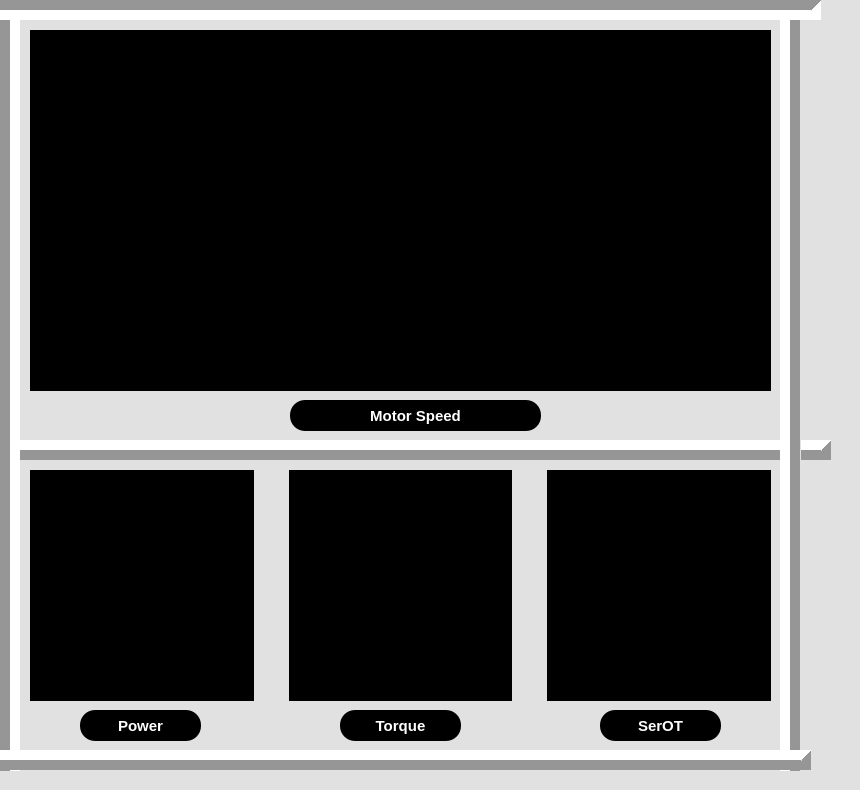
     <widget class="QWidget" name="widget_2" native="true">
      <property name="minimumSize">
       <size>
        <width>800</width>
        <height>0</height>
       </size>
      </property>
      <property name="styleSheet">
       <string notr="true">background-color: rgb(225, 225, 225);</string>
      </property>
      <widget class="AnalogGaugeWidget" name="widget_4" native="true">
       <property name="geometry">
        <rect>
         <x>30</x>
         <y>30</y>
         <width>741</width>
         <height>361</height>
        </rect>
       </property>
       <property name="styleSheet">
        <string notr="true">background-color: rgb(0, 0, 0);</string>
       </property>
      </widget>
      <widget class="Line" name="line_6">
       <property name="geometry">
        <rect>
         <x>0</x>
         <y>-10</y>
         <width>20</width>
         <height>781</height>
        </rect>
       </property>
       <property name="frameShadow">
        <enum>QFrame::Sunken</enum>
       </property>
       <property name="lineWidth">
        <number>10</number>
       </property>
       <property name="midLineWidth">
        <number>0</number>
       </property>
       <property name="orientation">
        <enum>Qt::Vertical</enum>
       </property>
      </widget>
      <widget class="Line" name="line_7">
       <property name="geometry">
        <rect>
         <x>780</x>
         <y>-10</y>
         <width>21</width>
         <height>781</height>
        </rect>
       </property>
       <property name="frameShadow">
        <enum>QFrame::Raised</enum>
       </property>
       <property name="lineWidth">
        <number>10</number>
       </property>
       <property name="orientation">
        <enum>Qt::Vertical</enum>
       </property>
      </widget>
      <widget class="Line" name="line_8">
       <property name="geometry">
        <rect>
         <x>-30</x>
         <y>0</y>
         <width>851</width>
         <height>20</height>
        </rect>
       </property>
       <property name="frameShadow">
        <enum>QFrame::Sunken</enum>
       </property>
       <property name="lineWidth">
        <number>10</number>
       </property>
       <property name="orientation">
        <enum>Qt::Horizontal</enum>
       </property>
      </widget>
      <widget class="Line" name="line_9">
       <property name="geometry">
        <rect>
         <x>-40</x>
         <y>750</y>
         <width>851</width>
         <height>20</height>
        </rect>
       </property>
       <property name="frameShadow">
        <enum>QFrame::Raised</enum>
       </property>
       <property name="lineWidth">
        <number>10</number>
       </property>
       <property name="orientation">
        <enum>Qt::Horizontal</enum>
       </property>
      </widget>
      <widget class="Line" name="line_10">
       <property name="geometry">
        <rect>
         <x>-20</x>
         <y>440</y>
         <width>851</width>
         <height>20</height>
        </rect>
       </property>
       <property name="frameShadow">
        <enum>QFrame::Raised</enum>
       </property>
       <property name="lineWidth">
        <number>10</number>
       </property>
       <property name="orientation">
        <enum>Qt::Horizontal</enum>
       </property>
      </widget>
      <widget class="QWidget" name="layoutWidget">
       <property name="geometry">
        <rect>
         <x>20</x>
         <y>460</y>
         <width>761</width>
         <height>241</height>
        </rect>
       </property>
       <layout class="QHBoxLayout" name="horizontalLayout">
        <property name="spacing">
         <number>35</number>
        </property>
        <property name="leftMargin">
         <number>10</number>
        </property>
        <property name="topMargin">
         <number>10</number>
        </property>
        <property name="rightMargin">
         <number>10</number>
        </property>
        <item>
         <widget class="AnalogGaugeWidget" name="widget_5" native="true">
          <property name="styleSheet">
           <string notr="true">background-color: rgb(0, 0, 0);</string>
          </property>
         </widget>
        </item>
        <item>
         <widget class="AnalogGaugeWidget" name="widget_6" native="true">
          <property name="styleSheet">
           <string notr="true">background-color: rgb(0, 0, 0);</string>
          </property>
         </widget>
        </item>
        <item>
         <widget class="AnalogGaugeWidget" name="widget_8" native="true">
          <property name="styleSheet">
           <string notr="true">background-color: rgb(0, 0, 0);</string>
          </property>
         </widget>
        </item>
       </layout>
      </widget>
      <widget class="QLabel" name="label_23">
       <property name="geometry">
        <rect>
         <x>290</x>
         <y>400</y>
         <width>251</width>
         <height>31</height>
        </rect>
       </property>
       <property name="font">
        <font>
         <family>Arial</family>
         <pointsize>11</pointsize>
         <weight>75</weight>
         <italic>false</italic>
         <bold>true</bold>
        </font>
       </property>
       <property name="cursor">
        <cursorShape>WhatsThisCursor</cursorShape>
       </property>
       <property name="styleSheet">
        <string notr="true"> border:None; border-radius: 15px; 
background-color: rgb(0, 0, 0);
color: rgb(255, 255, 255);</string>
       </property>
       <property name="text">
        <string>Motor Speed</string>
       </property>
       <property name="alignment">
        <set>Qt::AlignCenter</set>
       </property>
      </widget>
      <widget class="QLabel" name="label_24">
       <property name="geometry">
        <rect>
         <x>80</x>
         <y>710</y>
         <width>121</width>
         <height>31</height>
        </rect>
       </property>
       <property name="font">
        <font>
         <family>Arial</family>
         <pointsize>11</pointsize>
         <weight>75</weight>
         <italic>false</italic>
         <bold>true</bold>
        </font>
       </property>
       <property name="cursor">
        <cursorShape>WhatsThisCursor</cursorShape>
       </property>
       <property name="styleSheet">
        <string notr="true"> border:None; border-radius: 15px; 
background-color: rgb(0, 0, 0);
color: rgb(255, 255, 255);</string>
       </property>
       <property name="text">
        <string>Power</string>
       </property>
       <property name="alignment">
        <set>Qt::AlignCenter</set>
       </property>
      </widget>
      <widget class="QLabel" name="label_25">
       <property name="geometry">
        <rect>
         <x>340</x>
         <y>710</y>
         <width>121</width>
         <height>31</height>
        </rect>
       </property>
       <property name="font">
        <font>
         <family>Arial</family>
         <pointsize>11</pointsize>
         <weight>75</weight>
         <italic>false</italic>
         <bold>true</bold>
        </font>
       </property>
       <property name="cursor">
        <cursorShape>WhatsThisCursor</cursorShape>
       </property>
       <property name="styleSheet">
        <string notr="true"> border:None; border-radius: 15px; 
background-color: rgb(0, 0, 0);
color: rgb(255, 255, 255);</string>
       </property>
       <property name="text">
        <string>Torque</string>
       </property>
       <property name="alignment">
        <set>Qt::AlignCenter</set>
       </property>
      </widget>
      <widget class="QLabel" name="label_26">
       <property name="geometry">
        <rect>
         <x>600</x>
         <y>710</y>
         <width>121</width>
         <height>31</height>
        </rect>
       </property>
       <property name="font">
        <font>
         <family>Arial</family>
         <pointsize>11</pointsize>
         <weight>75</weight>
         <italic>false</italic>
         <bold>true</bold>
        </font>
       </property>
       <property name="cursor">
        <cursorShape>WhatsThisCursor</cursorShape>
       </property>
       <property name="styleSheet">
        <string notr="true"> border:None; border-radius: 15px; 
background-color: rgb(0, 0, 0);
color: rgb(255, 255, 255);</string>
       </property>
       <property name="text">
        <string>SerOT</string>
       </property>
       <property name="alignment">
        <set>Qt::AlignCenter</set>
       </property>
      </widget>
      <zorder>line_10</zorder>
      <zorder>widget_4</zorder>
      <zorder>layoutWidget</zorder>
      <zorder>line_6</zorder>
      <zorder>line_7</zorder>
      <zorder>line_8</zorder>
      <zorder>line_9</zorder>
      <zorder>label_23</zorder>
      <zorder>label_24</zorder>
      <zorder>label_25</zorder>
      <zorder>label_26</zorder>
     </widget>
